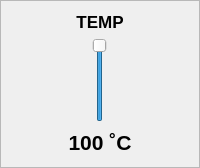
         <widget class="QFrame" name="frame_temperature">
          <property name="minimumSize">
           <size>
            <width>75</width>
            <height>0</height>
           </size>
          </property>
          <property name="frameShape">
           <enum>QFrame::Shape::StyledPanel</enum>
          </property>
          <property name="frameShadow">
           <enum>QFrame::Shadow::Raised</enum>
          </property>
          <layout class="QVBoxLayout" name="layout_temperature">
           <property name="spacing">
            <number>6</number>
           </property>
           <item>
            <widget class="QLabel" name="lbl_temperature_header">
             <property name="sizePolicy">
              <sizepolicy hsizetype="Preferred" vsizetype="Fixed">
               <horstretch>0</horstretch>
               <verstretch>0</verstretch>
              </sizepolicy>
             </property>
             <property name="font">
              <font>
               <pointsize>13</pointsize>
               <bold>true</bold>
              </font>
             </property>
             <property name="text">
              <string>TEMP</string>
             </property>
             <property name="alignment">
              <set>Qt::AlignmentFlag::AlignCenter</set>
             </property>
            </widget>
           </item>
           <item>
            <widget class="QSlider" name="slider_temperature">
             <property name="sizePolicy">
              <sizepolicy hsizetype="Expanding" vsizetype="Expanding">
               <horstretch>0</horstretch>
               <verstretch>0</verstretch>
              </sizepolicy>
             </property>
             <property name="maximum">
              <number>100</number>
             </property>
             <property name="value">
              <number>100</number>
             </property>
             <property name="tracking">
              <bool>true</bool>
             </property>
             <property name="orientation">
              <enum>Qt::Orientation::Vertical</enum>
             </property>
             <property name="invertedControls">
              <bool>false</bool>
             </property>
            </widget>
           </item>
           <item>
            <widget class="QLabel" name="lbl_temperature_value">
             <property name="sizePolicy">
              <sizepolicy hsizetype="Preferred" vsizetype="Fixed">
               <horstretch>0</horstretch>
               <verstretch>0</verstretch>
              </sizepolicy>
             </property>
             <property name="minimumSize">
              <size>
               <width>68</width>
               <height>28</height>
              </size>
             </property>
             <property name="font">
              <font>
               <pointsize>16</pointsize>
               <bold>true</bold>
              </font>
             </property>
             <property name="text">
              <string>100 ˚C</string>
             </property>
             <property name="alignment">
              <set>Qt::AlignmentFlag::AlignCenter</set>
             </property>
            </widget>
           </item>
          </layout>
         </widget>
